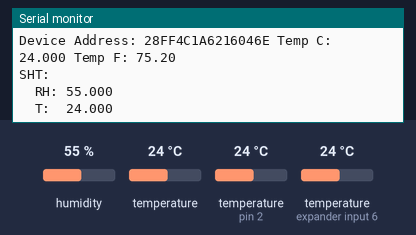
Bench run of a sketch on a simulated Arduino Uno, built with avr-gcc and run on an emulated ATmega328P. Parts: the last lines printed to the serial monitor. Inputs (shaded band) come from the test bench; at power-on: humidity 55 %, temperature (sensors on pin 2, expander input 6) 24 °C, temperature 24 °C.

Above: at 1.3 s.
1.4 s: humidity set to 22 %
4.4 s: temperature (sensor on pin 2) set to 12 °C
At 6.7 s:
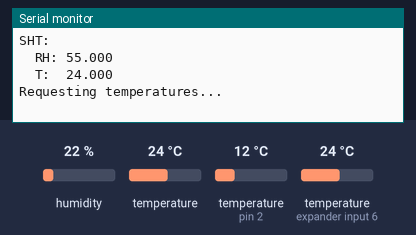
7.4 s: temperature (sensor on expander input 6) set to 12 °C
At 8.5 s:
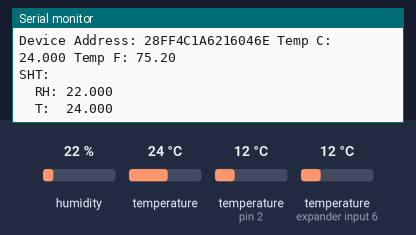
10.4 s: temperature (sensor 0) set to 12 °C
At 12.75 s:
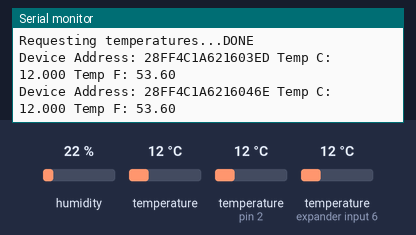
13.4 s: temperature (sensor on pin 2) set to 19 °C
At 14.0 s:
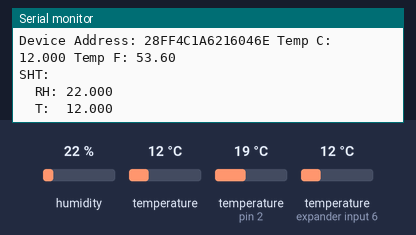
16.4 s: temperature (sensor on expander input 6) set to 19 °C
At 18.6 s:
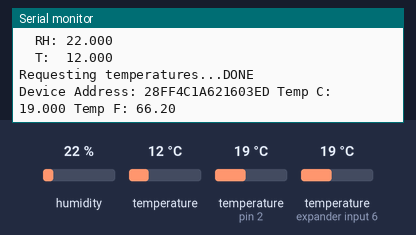
Timing chart, 0 to 20.1 s (numbered marks = the images above; inputs shaded):
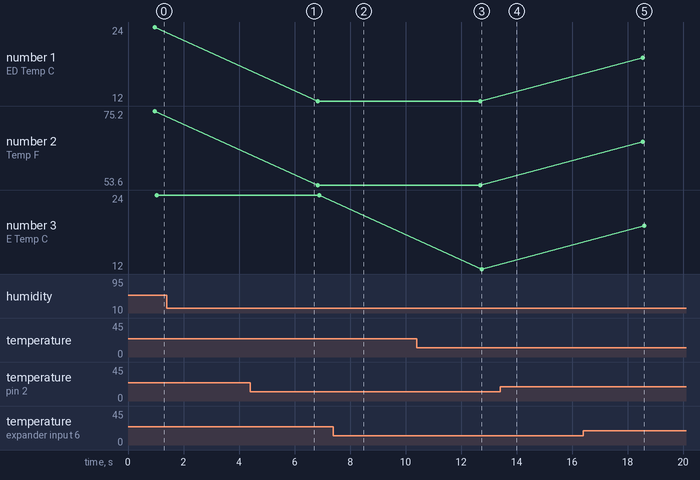

Measured:
- plotted number 1: 24 → 12 after the input at 4.4 s
- plotted number 2: 75.2 → 53.6 after the input at 4.4 s

The sketch:

17_temp_comparison_ds18b20_sht30.ino
```cpp
// Cory Paquet-Clouston
// Mixing the scripts example SHT30 and DS18B20 to compare the
// Temperature measurements. Highest precision for both type of sensors

// Include the libraries we need
#include <OneWire.h>
#include <DallasTemperature.h>
#include <Wire.h>
#include "SHTSensor.h"

SHTSensor sht;

// Data wire is plugged into port 2 on the Arduino
#define ONE_WIRE_BUS 2
#define TEMPERATURE_PRECISION 12

// Setup a oneWire instance to communicate with any OneWire devices (not just Maxim/Dallas temperature ICs)
OneWire oneWire(ONE_WIRE_BUS);

// Pass our oneWire reference to Dallas Temperature.
DallasTemperature sensors(&oneWire);

// arrays to hold device addresses
DeviceAddress insideThermometer, outsideThermometer;

// Assign address manually. The addresses below will beed to be changed
// to valid device addresses on your bus. Device address can be retrieved
// by using either oneWire.search(deviceAddress) or individually via
// sensors.getAddress(deviceAddress, index)
// DeviceAddress insideThermometer = { 0x28, 0x1D, 0x39, 0x31, 0x2, 0x0, 0x0, 0xF0 };
// DeviceAddress outsideThermometer   = { 0x28, 0x3F, 0x1C, 0x31, 0x2, 0x0, 0x0, 0x2 };

void setup(void)
{
  // start serial port
  Serial.begin(9600);
  Serial.println("Dallas Temperature IC Control Library Demo");

  // Start up the library
  sensors.begin();

  Wire.begin();

  // locate devices on the bus
  Serial.print("Locating devices...");
  Serial.print("Found ");
  Serial.print(sensors.getDeviceCount(), DEC);
  Serial.println(" devices.");

  // Start the SHT30 sensor.
  if (sht.init()) {
      Serial.print("init(): success\n");
  } else {
      Serial.print("init(): failed\n");
  }
  sht.setAccuracy(SHTSensor::SHT_ACCURACY_HIGH); // only supported by SHT3x


  // report parasite power requirements
  Serial.print("Parasite power is: ");
  if (sensors.isParasitePowerMode()) Serial.println("ON");
  else Serial.println("OFF");

  // Search for devices on the bus and assign based on an index. Ideally,
  // you would do this to initially discover addresses on the bus and then
  // use those addresses and manually assign them (see above) once you know
  // the devices on your bus (and assuming they don't change).
  //
  // method 1: by index
  if (!sensors.getAddress(insideThermometer, 0)) Serial.println("Unable to find address for Device 0");
  if (!sensors.getAddress(outsideThermometer, 1)) Serial.println("Unable to find address for Device 1");

  // method 2: search()
  // search() looks for the next device. Returns 1 if a new address has been
  // returned. A zero might mean that the bus is shorted, there are no devices,
  // or you have already retrieved all of them. It might be a good idea to
  // check the CRC to make sure you didn't get garbage. The order is
  // deterministic. You will always get the same devices in the same order
  //
  // Must be called before search()
  //oneWire.reset_search();
  // assigns the first address found to insideThermometer
  //if (!oneWire.search(insideThermometer)) Serial.println("Unable to find address for insideThermometer");
  // assigns the seconds address found to outsideThermometer
  //if (!oneWire.search(outsideThermometer)) Serial.println("Unable to find address for outsideThermometer");

  // show the addresses we found on the bus
  Serial.print("Device 0 Address: ");
  printAddress(insideThermometer);
  Serial.println();

  Serial.print("Device 1 Address: ");
  printAddress(outsideThermometer);
  Serial.println();

  // set the resolution to 12 bit per device
  sensors.setResolution(insideThermometer, TEMPERATURE_PRECISION);
  sensors.setResolution(outsideThermometer, TEMPERATURE_PRECISION);

  Serial.print("Device 0 Resolution: ");
  Serial.print(sensors.getResolution(insideThermometer), DEC);
  Serial.println();

  Serial.print("Device 1 Resolution: ");
  Serial.print(sensors.getResolution(outsideThermometer), DEC);
  Serial.println();
}

// function to print a device address
void printAddress(DeviceAddress deviceAddress)
{
  for (uint8_t i = 0; i < 8; i++)
  {
    // zero pad the address if necessary
    if (deviceAddress[i] < 16) Serial.print("0");
    Serial.print(deviceAddress[i], HEX);
  }
}

// function to print the temperature for a device
void printTemperature(DeviceAddress deviceAddress)
{
  double tempC = sensors.getTempC(deviceAddress);
  Serial.print("Temp C: ");
  Serial.print(tempC, 3);
  Serial.print(" Temp F: ");
  Serial.print(DallasTemperature::toFahrenheit(tempC));
}

// function to print a device's resolution
void printResolution(DeviceAddress deviceAddress)
{
  Serial.print("Resolution: ");
  Serial.print(sensors.getResolution(deviceAddress));
  Serial.println();
}

// main function to print information about a device
void printData(DeviceAddress deviceAddress)
{
  Serial.print("Device Address: ");
  printAddress(deviceAddress);
  Serial.print(" ");
  printTemperature(deviceAddress);
  Serial.println();
}

/*
   Main function, calls the temperatures in a loop.
*/
void loop(void)
{
  // call sensors.requestTemperatures() to issue a global temperature
  // request to all devices on the bus
  Serial.print("Requesting temperatures...");
  sensors.requestTemperatures();
  Serial.println("DONE");

  // print the device information
  printData(insideThermometer);
  printData(outsideThermometer);

 if (sht.readSample()) {
      Serial.print("SHT:\n");
      Serial.print("  RH: ");
      Serial.print(sht.getHumidity(), 3);
      Serial.print("\n");
      Serial.print("  T:  ");
      Serial.print(sht.getTemperature(), 3);
      Serial.print("\n");
  } else {
      Serial.print("Error in readSample()\n");
  }

  delay(5000);
}
```
